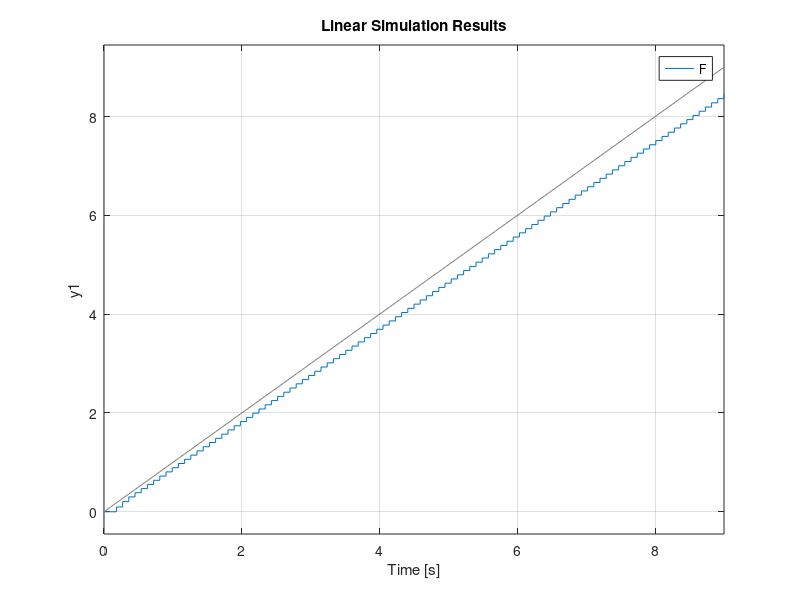

This chart was generated by the following MATLAB code: (Note: this script raises an error after producing the figure.)
close all; clear all; clc;
polos = [-3 , -2];
ceros = -10;
K = 10;
%FdT tiempo continuo sin realimentación
Gcont = zpk(ceros, polos, 10)
Tm = 0.09;
%FdT tiempo discreto sin realimentación
Gdisc = c2d(Gcont,Tm,'zoh')
% Mapa de polos y ceros
pzmap(Gcont)
pzmap(Gdisc)
% 10 veces el período de muestreo.
Gd1 = c2d(Gcont,10*Tm,'zoh')
pzmap(Gd1)
% Respuesta al escalón de ambos sistemas
step(Gcont)
step(Gdisc)
% Sistema con realimentación. Respuesta al escalón
Kp=dcgain(Gdisc)
F=feedback(Gdisc,1)
step(F)
%Respuesta a una rampa
t=0:Tm:100*Tm % genera rampa
lsim(F,t,t)
% Realimentación. Tiempo continuo
pole(F)
zero(F)
Fcont = zpk([0.3917],[0.2653+0.3858i 0.2653-0.3858i],[1.068])
kvec = linspace(-1, 1, 1000)
rlocus(Fcont, kvec)
% Realimentación. Tiempo discreto
Fdisc = c2d(Fcont,Tm,'zoh')
rlocus(Fdisc, kvec)
% 10 veces el período de muestreo
Fd1 = c2d(Fcont,10*Tm,'zoh')
rlocus(Fd1, kvec)
